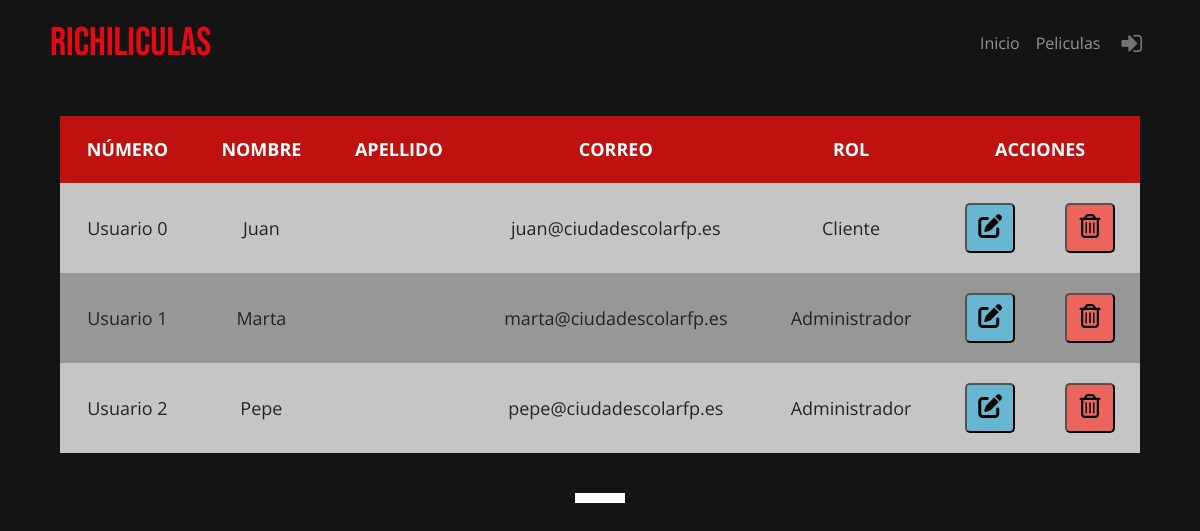
/controlador/admin/controlador_admin_usuarios.php, run on an earlier commit of the app's database.
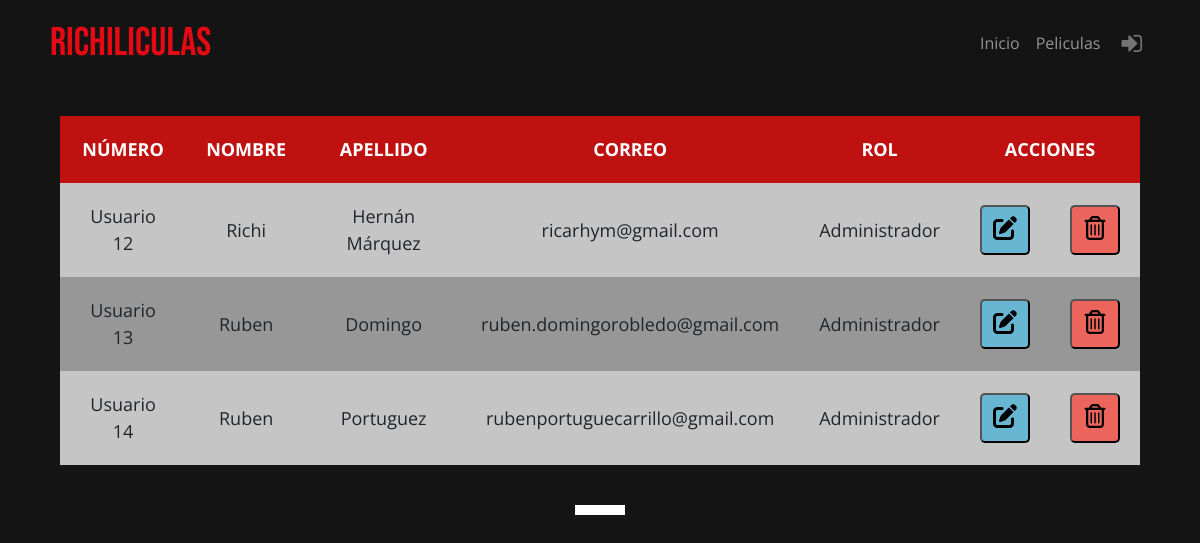
And on a later commit of the database.
### tables this page shows
CREATE TABLE `usuario` (
  `id_usuario` smallint(6) NOT NULL,
  `nombre` varchar(30) DEFAULT NULL,
  `apellido` varchar(30) DEFAULT NULL,
  `correo` varchar(50) DEFAULT NULL,
  `contrasena` char(64) DEFAULT NULL,
  `rol` enum('Administrador','Cliente') NOT NULL
);

### modelo/conexion.php (called while the page is built)
<?php
class Conexion
{
    private $servidor = "localhost";
    private $usuario = "root";
    private $clave = "";
    private $dbname = "cine";
    function conex()
    {
        try {
            return new PDO("mysql:host=$this->servidor;dbname=$this->dbname;charset=utf8", $this->usuario, $this->clave);
        } catch (PDOException $e) {
            return "Error" . $e->getMessage();
        }
    }
}
?>

### modelo/paginacion.php (called while the page is built, shortened)
<?php
include_once("conexion.php");
class Paginacion extends Conexion
{
    private $resultadoporpag;
    private $indice;
    private $totalpag;
    private $conexion;
    private $tabla;
    function __construct($resultadoporpag, $tabla)
    {
        $this->tabla = $tabla;
        $this->conexion = parent::conex();
        $this->resultadoporpag = $resultadoporpag;
        $this->indice = 0;
        $this->conexion = parent::conex();
        $this->calcularPag();
    }
    function calcularPag()
    {
        if ($this->tabla == 'pelicula' || $this->tabla == 'pelicula_admin') {
            $stmt = $this->conexion->prepare("SELECT COUNT(DISTINCT pelicula.id_pelicula) as total FROM pelicula;");
        } elseif ($this->tabla == 'sala') {
            $stmt = $this->conexion->prepare("SELECT COUNT(DISTINCT sala.id_sala) as total FROM sala;");
        }elseif ($this->tabla == 'usuario') {
            $stmt = $this->conexion->prepare("SELECT COUNT(DISTINCT usuario.id_usuario) as total FROM usuario;");
        }elseif ($this->tabla == 'entradas') {
            $stmt = $this->conexion->prepare("SELECT COUNT(DISTINCT reserva.id_reserva) as total FROM reserva;");
        }
        $stmt->execute();
        $this->numresultados = $stmt->fetch(PDO::FETCH_OBJ)->total;
        $this->totalpag = $this->numresultados / $this->resultadoporpag;
    }
    function mostrar()
    {
        try {
            if ($this->tabla == 'pelicula' || $this->tabla == 'pelicula_admin') {
                $stmt = $this->conexion->prepare("SELECT DISTINCT id_pelicula, nombre,imagen,sinopsis,duracion, url, clasificacion,categoria, fecha_estreno FROM pelicula ORDER BY fecha_estreno DESC, id_pelicula ASC LIMIT $this->indice, $this->resultadoporpag;");
            } elseif ($this->tabla == 'sala') {
                $stmt = $this->conexion->prepare("SELECT DISTINCT id_sala,descripcion,capacidad,habilitada,luxury FROM sala ORDER BY id_sala LIMIT $this->indice, $this->resultadoporpag;");
            } elseif ($this->tabla == 'usuario') {
                $stmt = $this->conexion->prepare("SELECT DISTINCT id_usuario,nombre,apellido,correo,contrasena,rol FROM usuario ORDER BY id_usuario LIMIT $this->indice, $this->resultadoporpag;");
            }
            $stmt->execute();
            $registroarray = $stmt->fetchAll(PDO::FETCH_ASSOC);
            return $registroarray;
        } catch (PDOException $e) {
            echo "Error" . $e->getMessage();
        }
    }
    function numeritos()
    {
        $array = array();
        for ($i = 0; $i < $this->totalpag; $i++) {
            $array[] = $i + 1;
        }
        return $array;
    }
}

### vista/usuario/usuario_admin.php (the view, shortened to what this page needs)
<!DOCTYPE html>
<html lang="en">
<head>
    <link rel="stylesheet" href="vista/css/tablasAdmin.css">
    <link rel="stylesheet" href="vista/css/estilos.css">
    <link href="https://cdn.jsdelivr.net/npm/bootstrap@5.3.0-alpha1/dist/css/bootstrap.min.css" rel="stylesheet">
</head>
<body>
    <?php
    include "vista/menu.php";
    ?>
    <table id='table'>
        <tr id='titulo'>
            <th>NÚMERO</th>
            <th>NOMBRE</th>
            <th>APELLIDO</th>
            <th>CORREO</th>
            <th>ROL</th>
            <th colspan="2">ACCIONES</th>
        </tr>
        <?php
        foreach ($arrayusuariopaginado as $row) {
        ?>
            <tr>
                <td data-titulo='Número'><?php echo 'Usuario ' . $row['id_usuario'] - 1 ?></td>
                <td data-titulo='Nombre'><?php echo $row['nombre'] ?></td>
                <td data-titulo='Apellido'><?php echo $row['apellido'] ?></td>
                <td data-titulo='Correo'><?php echo $row['correo'] ?></td>
                <td data-titulo='Rol'><?php echo $row['rol'] ?></td>
                <td>
                    <form method="post" action="index.php">
                        <button class="edit" name="editar_usuario_admin" title="Editar"><i class='fas fa-edit' style='font-size:24px'></i></button>
                    </form>
                </td>
                <td>
                    <form method="post" action="index.php">
                        <button class="trash" name="borrar_usuario_admin" title="Borrar"><i class='far fa-trash-alt' style='font-size:24px'></i></button>
                    </form>
                </td>
            </tr>
        <?php
        }
        ?>
    </table>
    <div id='contain'>
        <div id='dentro' style="margin-top: 0px; margin-bottom:40px">
            <?php
            foreach ($num_usuario as $a) {
                if (isset($_GET["pagina_usuario"])) {
                    if ($_GET["pagina_usuario"] == $a) {
            ?>
                        <a href='?pagina_usuario=<?= ($a) ?>'>
                            <div id='colorea' class='dentro'></div>
                        </a>
                    <?php
                    } else {
                    ?>
                        <a href='?pagina_usuario=<?= ($a) ?>'>
                            <div class='dentro'></div>
                        </a>
                    <?php
                    }
                } else {
                    if ($a == 1) {
                    ?>
                        <a href='?pagina_usuario=<?= ($a) ?>'>
                            <div id='colorea' class='dentro'></div>
                        </a>
                    <?php
                    } else {
                    ?>
                        <a href='?pagina_usuario=<?= ($a) ?>'>
                            <div class='dentro'></div>
                        </a>
            <?php
                    }
                }
            }
            ?>
        </div>
    </div>
</body>
</html>

### controlador/admin/controlador_admin_usuarios.php (shortened to what this page needs)
<?php
if (isset($_POST['borrar_usuario_admin'])) {
    $id_usuario = $_POST['id_usuario'];
    $usuario->borrar($id_usuario);
    $result = 'Usuario borrado correctamente';
    $pagina_usuario = new Paginacion(4, "usuario");
    $arrayusuariopaginado = $pagina_usuario->mostrar();
    $num_usuario = $pagina_usuario->numeritos();
    require_once('vista/usuario/usuario_admin.php');
} else {
    $pagina_usuario = new Paginacion(4, "usuario");
    $arrayusuariopaginado = $pagina_usuario->mostrar();
    $num_usuario = $pagina_usuario->numeritos();
    require_once('vista/usuario/usuario_admin.php');
}

### vista/menu.php (shortened to what this page needs)
<!DOCTYPE html>
<html lang="en">
<head>
    <link rel="stylesheet" href="vista/css/estilos.css">
    <link rel="stylesheet" href="https://cdnjs.cloudflare.com/ajax/libs/font-awesome/4.7.0/css/font-awesome.min.css">
</head>
<body>
    <div class="contenedor" style="background-color:#141414;">
        <form action="index.php" method="post">
            <nav class="navbar navbar-expand-lg navbar-dark">
                <a class="navbar-brand logotipo" href="index.php">Richiliculas</a>
                <div class="collapse navbar-collapse" id="navbarNav">
                    <ul class="navbar-nav ml-auto">
                        <li class="nav-item">
                            <a class="nav-link" href="index.php">Inicio</a>
                        </li>
                        <li class="nav-item">
                            <input type="submit" name="buscar_pelicula" id="botones" value="Peliculas" class="nav-link">
                        </li>
                        <?php
                        if (isset($_SESSION["usuario_sesion"])) {
                        ?>
                            <li class="nav-item">
                                <form method='post' action='index.php'>
                                    <button name="cerrar_sesion" title='Cerrar sesión' id="botones" class="fa fa-power-off" style='font-size:24px; color: #737373; padding:8px; margin-left:5px'></button>
                                </form>
                            </li>
                        <?php
                        } else {
                        ?>
                            <li class="nav-item">
                                <form method='post' action='index.php'>
                                    <button name="iniciar_sesion" title='Iniciar sesión' id="botones" class="fa fa-sign-in" style='font-size:24px; color: #737373; padding:8px; margin-left:5px'></button>
                                </form>
                            </li>
                        <?php
                        }
                        ?>
                    </ul>
                </div>
            </nav>
        </form>
    </div>
</body>
</html>

### vista/css/tablasAdmin.css (style rules this page uses)
table { background-color: white; text-align: center; border-collapse: collapse; margin: 0 auto; font-size: 18px; width: 90%; margin-top: 30px; }
th, td { padding: 20px; }
th { background-color: #c01111; border-bottom: solid 5px #0F362D; color: white; }
tr:nth-child(even) { background-color: #c5c5c5; }
tr:nth-child(odd) { background-color: rgb(151, 151, 151); }
button.edit { background-color: #67b7d2; border-radius: 5px; width: 50px; height: 50px; }
button.trash { background-color: #ec655c; border-radius: 5px; width: 50px; height: 50px; }

### vista/css/estilos.css (style rules this page uses)
:root { --rojo: #E50914; --fondo: #141414; }
* { margin: 0; padding: 0; box-sizing: border-box; }
body { background: var(--fondo); font-family: 'Open Sans', sans-serif; }
.logotipo { font-family: 'Bebas Neue', cursive; font-weight: normal; color: var(--rojo); font-size: 40px; margin-left: 50px; }
.navbar { display: flex; justify-content: space-between; }
.navbar-nav { margin-left: auto; margin-right: 50px; }
#botones { background-color: transparent; border: none; }
#contain { margin-top: 40px; background-color: transparent; display: flex; justify-content: center; align-items: center; }
#dentro { background-color: transparent; position: relative; width: 50%; margin: 0; display: flex; justify-content: center; align-items: center; gap: 20px 20px; flex-wrap: wrap; }
#dentro a { text-decoration: none; }
.dentro { background-color: #737373; color: white; width: 50px; height: 10px; display: flex; text-align: center; justify-content: center; align-items: center; }
#colorea { background-color: white; color: white; font-weight: bold; }

What changed in the data, as far as the page shows it:
removed usuario: $row['id_usuario']-1 "0", nombre "Juan", correo "juan@ciudadescolarfp.es", rol "Cliente"
removed usuario: $row['id_usuario']-1 "1", nombre "Marta", correo "marta@ciudadescolarfp.es", rol "Administrador"
removed usuario: $row['id_usuario']-1 "2", nombre "Pepe", correo "pepe@ciudadescolarfp.es", rol "Administrador"
added usuario: $row['id_usuario']-1 "12", nombre "Richi", apellido "Hernán Márquez", correo "ricarhym@gmail.com", rol "Administrador"
added usuario: $row['id_usuario']-1 "13", nombre "Ruben", apellido "Domingo", correo "ruben.domingorobledo@gmail.com", rol "Administrador"
added usuario: $row['id_usuario']-1 "14", nombre "Ruben", apellido "Portuguez", correo "rubenportuguecarrillo@gmail.com", rol "Administrador"
